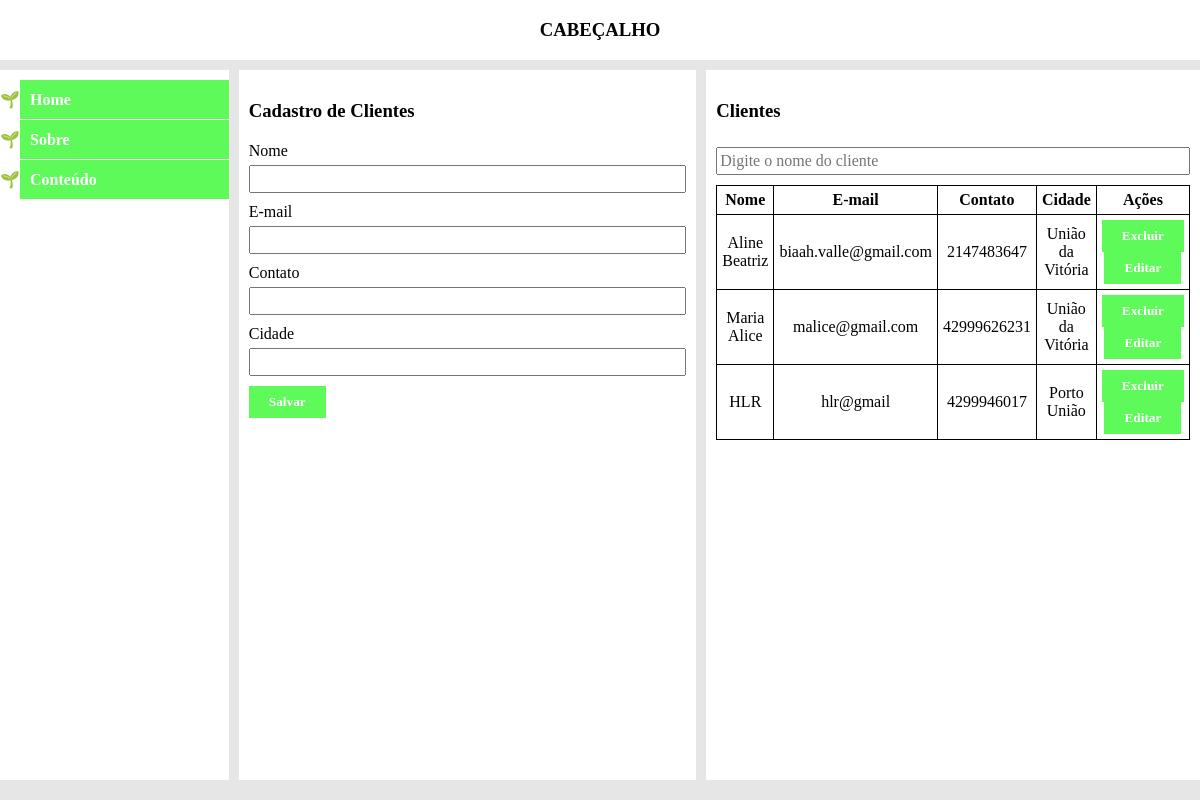
The page /cadastro_clientes.php on the database its author committed.
### tables this page shows
CREATE TABLE `saep_clientes` (
  `id_cliente` int(11) NOT NULL,
  `nome_cliente` varchar(30) DEFAULT NULL,
  `email_cliente` varchar(50) DEFAULT NULL,
  `telefone_cliente` varchar(15) DEFAULT NULL,
  `cidade_cliente` varchar(30) DEFAULT NULL
);

### cadastro_clientes.php (the view, shortened to what this page needs)
<?php
    $local = 'localhost';
    $banco = 'aline';
    $usuario = 'root';
    $senha = '';
    try{
        $conexao = new PDO("mysql:host=$local;dbname=$banco;",$usuario,$senha);
        $conexao->setAttribute(PDO::ATTR_ERRMODE, PDO::ERRMODE_EXCEPTION);
    }catch(PDOException $erro){
        echo "Deu ruim parça!" . $erro->getMessage();
    }
?>
<!DOCTYPE html>
<html lang="pt-br">
<head>
</head>
<body>
    <header>
        <h3>CABEÇALHO</h3>
    </header>
    <div id="container">
        <div class="menu">
            <nav>
                <ul>
                    <li>Home</li>
                    <li>Sobre</li>
                    <li>Conteúdo</li>
                </ul>
            </nav>
        </div>
        <div class="formulario">
            <h3>Cadastro de Clientes</h3>
            <form action="" method="post">
                <label for="">Nome</label>
                <input type="text" name="nome_cliente" id="">
                <label for="">E-mail</label>
                <input type="email" name="email_cliente" id="">
                <label for="">Contato</label>
                <input type="number" name="telefone_cliente" id="">
                <label for="">Cidade</label>
                <input type="text" name="cidade_cliente" id="">
                <button type="submit">Salvar</button>
            </form>
        </div>
        <div class="resultado">
            <h3>Clientes</h3>
            <input type="search" name="buscar" id="" placeholder="Digite o nome do cliente">
            <table>
                <thead>
                    <th>Nome</th>
                    <th>E-mail</th>
                    <th>Contato</th>
                    <th>Cidade</th>
                    <th>Ações</th>
                </thead>
            <?php
                $sql_busca = "SELECT * FROM saep_clientes";
                $stmt_busca = $conexao->prepare($sql_busca);
                $stmt_busca->execute();
                while($saep_clientes = $stmt_busca->fetch(PDO::FETCH_ASSOC)){
                    echo "<tbody>";
                        echo "<tr>";
                            echo "<td>{$saep_clientes['nome_cliente']}</td>";
                            echo "<td>{$saep_clientes['email_cliente']}</td>";
                            echo "<td>{$saep_clientes['telefone_cliente']}</td>";
                            echo "<td>{$saep_clientes['cidade_cliente']}</td>";
                            echo "<td>
                                    <form action = 'excluir_cadastro.php' method='get'>
                                    <input type='hidden' name='id_cliente' value='{$saep_clientes['id_cliente']}'>
                                    <button type='submit'>Excluir</button>
                                    </form>
                                    <form action = 'editar_cadastro.php' method='get'>
                                    <input type='hidden' name='id_cliente' value='{$saep_clientes['id_cliente']}'>
                                    <button type='submit'>Editar</button>
                                    </form>";
                            echo "</td>";
                        echo "</tr>";
                    echo "</tbody>";
                }
            ?>
             </table>
        </div>
    </div>
</body>
</html>

### cadastro_clientes.php (style rules this page uses)
* { margin: 0; padding: 0; font-family:Georgia, 'Times New Roman', Times, serif; box-sizing: border-box; }
body { background: #e6e6e6 }
.resultado { background: white; padding: 10px; }
.menu { background: white; padding: 10px 0 0 20px; }
.formulario { background: white; padding: 10px; }
.formulario h3 { margin: 20px 0 20px 0; }
.resultado h3 { margin: 20px 0 20px 0; }
form { width: 100%; }
input { width: 100%; margin: 5px 0 10px 0; height: 28px; font-size: 1.0rem; padding: 2px; }
button { padding: 8px 20px; background: #5efa59; color: white; border: none; font-weight: bold; }
header { background: white; height: 60px; padding: 10px; display: flex; justify-content: center; align-items: center; }
#container { display: grid; grid-template-columns: 1fr 2fr 2fr; gap: 10px; grid-template-rows: calc(100vh - 90px); margin-top: 10px; }
li { list-style: "🌱"; background: #5efa59; padding: 10px; margin-bottom: 1px; color: white; font-weight: bold; cursor: pointer; }
table { width: 100%; border-collapse: collapse; }
td,th { border: 1px solid black; padding: 5px; text-align: center; }

### rows shown on the page
saep_clientes: nome_cliente "Aline Beatriz", email_cliente "biaah.valle@gmail.com", telefone_cliente "2147483647", cidade_cliente "União da Vitória"
saep_clientes: nome_cliente "Maria Alice", email_cliente "malice@gmail.com", telefone_cliente "42999626231", cidade_cliente "União da Vitória"
saep_clientes: nome_cliente "HLR", email_cliente "hlr@gmail", telefone_cliente "4299946017", cidade_cliente "Porto União"
